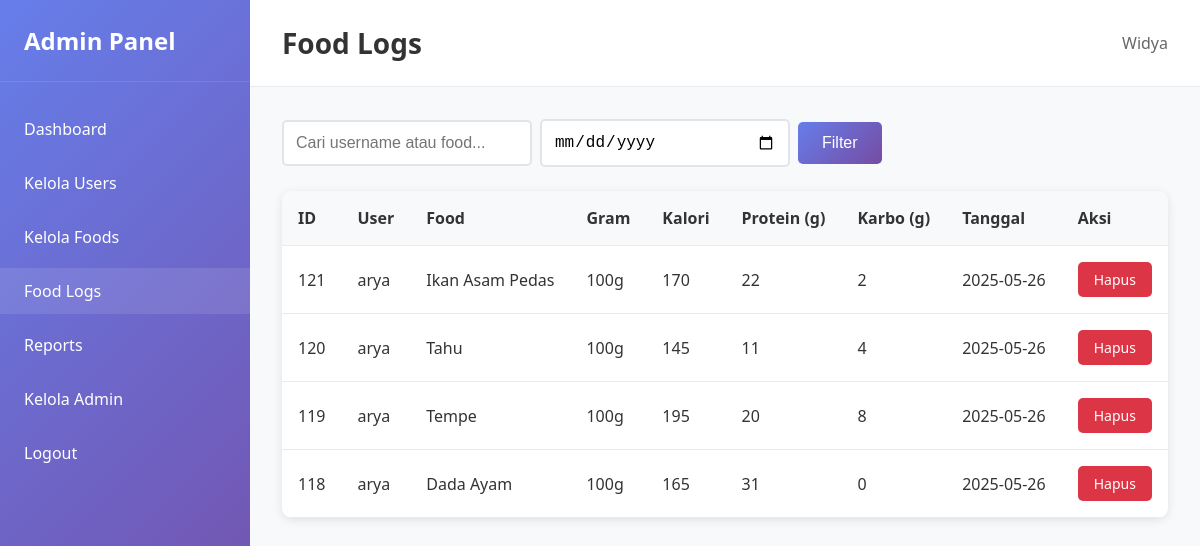
/food-logs1.php (signed in), run on the app's committed database.
### tables this page shows
CREATE TABLE `food_logs` (
  `id` int(11) NOT NULL,
  `user_id` int(11) NOT NULL,
  `food_id` int(11) NOT NULL,
  `grams` float NOT NULL,
  `log_date` date DEFAULT NULL
);

CREATE TABLE `users` (
  `id` int(11) NOT NULL,
  `username` varchar(50) NOT NULL,
  `password` varchar(255) NOT NULL,
  `email` varchar(100) NOT NULL,
  `height_cm` float NOT NULL,
  `weight_cm` float DEFAULT NULL,
  `gender` enum('male','female') NOT NULL DEFAULT 'male',
  `age` int(11) NOT NULL,
  `activity_level` enum('sedentary','lightly_active','moderately_active','very_active','extremely_active') DEFAULT NULL,
  `goal` enum('weight loss','maintenance','bulking') NOT NULL,
  `daily_calorie_limit` float NOT NULL DEFAULT 0,
  `daily_protein_limit` float NOT NULL DEFAULT 0,
  `daily_carb_limit` float NOT NULL DEFAULT 0
);

CREATE TABLE `foods` (
  `id` int(11) NOT NULL,
  `name` varchar(100) NOT NULL,
  `calories` float NOT NULL,
  `protein` float NOT NULL,
  `carbs` float NOT NULL
);

### config/session.php (called while the page is built, shortened)
<?php
function getAdminData() {
    if (isset($_SESSION['admin_data'])) {
        return $_SESSION['admin_data'];
    }
    return null;
}
?>

### food-logs1.php (the view, shortened to what this page needs)
<?php
require_once 'config/session.php';
$database = new Database();
$db = $database->getConnection();
$page = isset($_GET['page']) ? (int)$_GET['page'] : 1;
$limit = 20;
$offset = ($page - 1) * $limit;
$search = isset($_GET['search']) ? $_GET['search'] : '';
$date_filter = isset($_GET['date']) ? $_GET['date'] : '';
$where_clause = 'WHERE 1=1';
$query = "SELECT fl.*, u.username, f.name as food_name, f.calories, f.protein, f.carbs,
          ROUND((fl.grams / 100) * f.calories, 2) as total_calories,
          ROUND((fl.grams / 100) * f.protein, 2) as total_protein,
          ROUND((fl.grams / 100) * f.carbs, 2) as total_carbs
          FROM food_logs fl
          JOIN users u ON fl.user_id = u.id
          JOIN foods f ON fl.food_id = f.id
          $where_clause
          ORDER BY fl.log_date DESC, fl.id DESC
          LIMIT :limit OFFSET :offset";
$stmt = $db->prepare($query);
$stmt->bindValue(':limit', $limit, PDO::PARAM_INT);
$stmt->bindValue(':offset', $offset, PDO::PARAM_INT);
$stmt->execute();
$food_logs = $stmt->fetchAll(PDO::FETCH_ASSOC);
$admin_data = getAdminData();
?>
<!DOCTYPE html>
<html lang="id">
<head>
    <link rel="stylesheet" href="assets/css/admin.css">
</head>
<body>
    <div class="admin-layout">
        <nav class="sidebar">
            <div class="sidebar-header">
                <h2>Admin Panel</h2>
            </div>
            <ul class="sidebar-menu">
                <li><a href="dashboard1.php">Dashboard</a></li>
                <li><a href="users1.php">Kelola Users</a></li>
                <li><a href="foods1.php">Kelola Foods</a></li>
                <li><a href="food-logs1.php" class="active">Food Logs</a></li>
                <li><a href="reports1.php">Reports</a></li>
                <li><a href="admins1.php">Kelola Admin</a></li>
                <li><a href="logout1.php">Logout</a></li>
            </ul>
        </nav>
        <main class="main-content">
            <header class="content-header">
                <h1>Food Logs</h1>
                <div class="admin-info">
                    <span><?php echo htmlspecialchars($admin_data['admin_name']); ?></span>
                </div>
            </header>
            <div class="content-body">
                <div class="content-actions">
                    <form method="GET" class="search-form">
                        <input type="text" name="search" placeholder="Cari username atau food..." value="<?php echo htmlspecialchars($search); ?>">
                        <input type="date" name="date" value="<?php echo htmlspecialchars($date_filter); ?>">
                        <button type="submit" class="btn btn-primary">Filter</button>
                    </form>
                </div>
                <div class="table-container">
                    <table class="data-table">
                        <thead>
                            <tr>
                                <th>ID</th>
                                <th>User</th>
                                <th>Food</th>
                                <th>Gram</th>
                                <th>Kalori</th>
                                <th>Protein (g)</th>
                                <th>Karbo (g)</th>
                                <th>Tanggal</th>
                                <th>Aksi</th>
                            </tr>
                        </thead>
                        <tbody>
                            <?php if (empty($food_logs)): ?>
                            <tr>
                                <td colspan="9" style="text-align: center; padding: 2rem;">
                                    Tidak ada data food logs
                                </td>
                            </tr>
                            <?php else: ?>
                                <?php foreach ($food_logs as $log): ?>
                                <tr>
                                    <td><?php echo $log['id']; ?></td>
                                    <td><?php echo htmlspecialchars($log['username']); ?></td>
                                    <td><?php echo htmlspecialchars($log['food_name']); ?></td>
                                    <td><?php echo $log['grams']; ?>g</td>
                                    <td><?php echo $log['total_calories']; ?></td>
                                    <td><?php echo $log['total_protein']; ?></td>
                                    <td><?php echo $log['total_carbs']; ?></td>
                                    <td><?php echo $log['log_date']; ?></td>
                                    <td>
                                        <a href="food-logs1.php?delete=<?php echo $log['id']; ?>"
                                           class="btn btn-sm btn-danger"
                                           onclick="return confirm('Yakin ingin menghapus log ini?')">Hapus</a>
                                    </td>
                                </tr>
                                <?php endforeach; ?>
                            <?php endif; ?>
                        </tbody>
                    </table>
                </div>
            </div>
        </main>
    </div>
</body>
</html>

### assets/css/admin.css (style rules this page uses)
* { margin: 0; padding: 0; box-sizing: border-box; }
body { font-family: "Segoe UI", Tahoma, Geneva, Verdana, sans-serif; background-color: #f5f5f5; color: #333; }
.admin-layout { display: flex; min-height: 100vh; }
.sidebar { width: 250px; background: linear-gradient(135deg, #667eea 0%, #764ba2 100%); color: white; position: fixed; height: 100vh; overflow-y: auto; }
.sidebar-header { padding: 1.5rem; border-bottom: 1px solid rgba(255, 255, 255, 0.1); }
.sidebar-header h2 { font-size: 1.5rem; font-weight: 600; }
.sidebar-menu { list-style: none; padding: 1rem 0; }
.sidebar-menu li { margin: 0.5rem 0; }
.sidebar-menu a { display: block; padding: 0.75rem 1.5rem; color: white; text-decoration: none; transition: background-color 0.3s; }
.sidebar-menu a:hover, .sidebar-menu a.active { background-color: rgba(255, 255, 255, 0.1); }
.main-content { flex: 1; margin-left: 250px; background-color: #f8f9fa; }
.content-header { background: white; padding: 1.5rem 2rem; border-bottom: 1px solid #e9ecef; display: flex; justify-content: space-between; align-items: center; }
.content-header h1 { font-size: 1.75rem; font-weight: 600; color: #333; }
.admin-info { color: #666; }
.content-body { padding: 2rem; }
.table-container { background: white; border-radius: 10px; overflow: hidden; box-shadow: 0 2px 10px rgba(0, 0, 0, 0.1); }
.data-table { width: 100%; border-collapse: collapse; }
.data-table th, .data-table td { padding: 1rem; text-align: left; border-bottom: 1px solid #e9ecef; }
.data-table th { background-color: #f8f9fa; font-weight: 600; color: #333; }
.btn { padding: 0.75rem 1.5rem; border: none; border-radius: 5px; font-size: 1rem; cursor: pointer; text-decoration: none; display: inline-block; text-align: center; transition: all 0.3s; }
.btn-primary { background: linear-gradient(135deg, #667eea 0%, #764ba2 100%); color: white; }
.btn-danger { background: #dc3545; color: white; }
.btn-sm { padding: 0.5rem 1rem; font-size: 0.875rem; }
.content-actions { margin-bottom: 1.5rem; display: flex; justify-content: space-between; align-items: center; flex-wrap: wrap; gap: 1rem; }
.search-form { display: flex; gap: 0.5rem; align-items: center; }
.search-form input { padding: 0.75rem; border: 2px solid #e1e5e9; border-radius: 5px; font-size: 1rem; min-width: 250px; }

### data on the page
food_logs: id "121", user.username "arya", food.name "Ikan Asam Pedas", grams "100", total_calories "170", total_protein "22", total_carbs "2", log_date "2025-05-26"
food_logs: id "120", user.username "arya", food.name "Tahu", grams "100", total_calories "145", total_protein "11", total_carbs "4", log_date "2025-05-26"
food_logs: id "119", user.username "arya", food.name "Tempe", grams "100", total_calories "195", total_protein "20", total_carbs "8", log_date "2025-05-26"
food_logs: id "118", user.username "arya", food.name "Dada Ayam", grams "100", total_calories "165", total_protein "31", total_carbs "0", log_date "2025-05-26"

### other printed values
$admin_data['admin_name'] "Widya"
